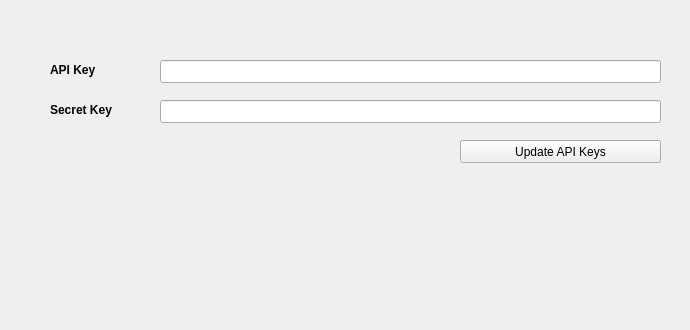
   <widget class="QWidget" name="ApiSettings">
    <attribute name="title">
     <string>Settings</string>
    </attribute>
    <widget class="QLabel" name="bleutrade">
     <property name="geometry">
      <rect>
       <x>400</x>
       <y>240</y>
       <width>281</width>
       <height>81</height>
      </rect>
     </property>
     <property name="styleSheet">
      <string notr="true">opacity:0.4</string>
     </property>
     <property name="text">
      <string/>
     </property>
     <property name="pixmap">
      <pixmap resource="../bitcoin.qrc">:/images/bleutrade</pixmap>
     </property>
    </widget>
    <widget class="QPushButton" name="UpdateKeys">
     <property name="geometry">
      <rect>
       <x>460</x>
       <y>140</y>
       <width>201</width>
       <height>23</height>
      </rect>
     </property>
     <property name="text">
      <string>Update API Keys</string>
     </property>
     <property name="icon">
      <iconset resource="../bitcoin.qrc">
       <normaloff>:/icons/bitcoin</normaloff>:/icons/bitcoin</iconset>
     </property>
    </widget>
    <widget class="QLabel" name="label_2">
     <property name="geometry">
      <rect>
       <x>50</x>
       <y>60</y>
       <width>81</width>
       <height>20</height>
      </rect>
     </property>
     <property name="font">
      <font>
       <weight>75</weight>
       <bold>true</bold>
      </font>
     </property>
     <property name="text">
      <string>API Key</string>
     </property>
    </widget>
    <widget class="QLineEdit" name="SecretKeyInput">
     <property name="geometry">
      <rect>
       <x>160</x>
       <y>100</y>
       <width>501</width>
       <height>23</height>
      </rect>
     </property>
    </widget>
    <widget class="QLineEdit" name="ApiKeyInput">
     <property name="geometry">
      <rect>
       <x>160</x>
       <y>60</y>
       <width>501</width>
       <height>23</height>
      </rect>
     </property>
     <property name="text">
      <string/>
     </property>
    </widget>
    <widget class="QLabel" name="label">
     <property name="geometry">
      <rect>
       <x>50</x>
       <y>100</y>
       <width>91</width>
       <height>20</height>
      </rect>
     </property>
     <property name="font">
      <font>
       <weight>75</weight>
       <bold>true</bold>
      </font>
     </property>
     <property name="text">
      <string>Secret Key</string>
     </property>
    </widget>
   </widget>
